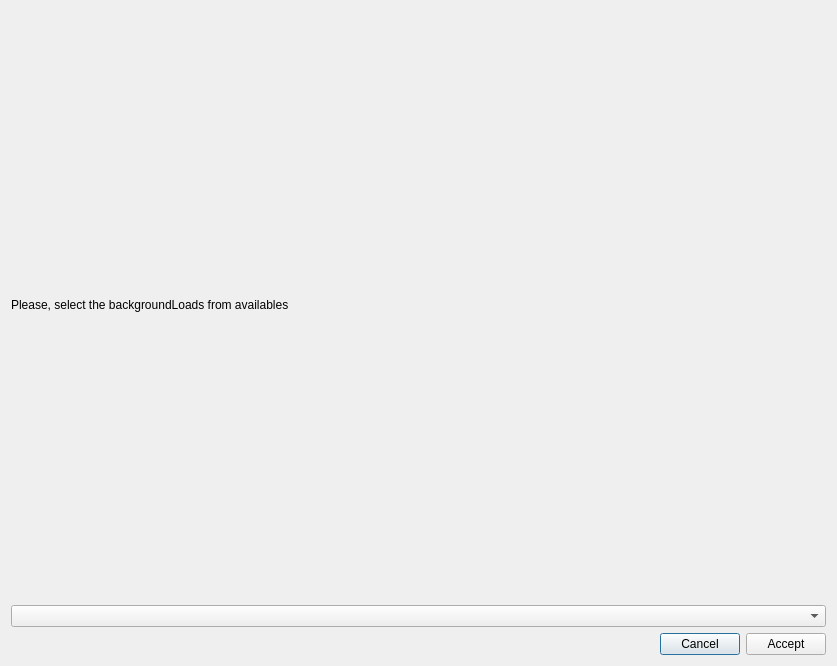
<?xml version="1.0" encoding="UTF-8"?>
<ui version="4.0">
 <class>HeaterCooler</class>
 <widget class="QDialog" name="HeaterCooler">
  <property name="geometry">
   <rect>
    <x>0</x>
    <y>0</y>
    <width>837</width>
    <height>666</height>
   </rect>
  </property>
  <property name="windowTitle">
   <string>Background Loads</string>
  </property>
  <layout class="QVBoxLayout" name="verticalLayout_2">
   <item>
    <widget class="QLabel" name="label">
     <property name="minimumSize">
      <size>
       <width>0</width>
       <height>216</height>
      </size>
     </property>
     <property name="text">
      <string>Please, select the backgroundLoads from availables</string>
     </property>
    </widget>
   </item>
   <item>
    <widget class="QComboBox" name="comboBox"/>
   </item>
   <item>
    <layout class="QHBoxLayout" name="horizontalLayout">
     <item>
      <spacer name="horizontalSpacer">
       <property name="orientation">
        <enum>Qt::Horizontal</enum>
       </property>
       <property name="sizeHint" stdset="0">
        <size>
         <width>40</width>
         <height>20</height>
        </size>
       </property>
      </spacer>
     </item>
     <item>
      <widget class="QPushButton" name="pushButton_2">
       <property name="text">
        <string>Cancel</string>
       </property>
      </widget>
     </item>
     <item>
      <widget class="QPushButton" name="pushButton">
       <property name="text">
        <string>Accept</string>
       </property>
      </widget>
     </item>
    </layout>
   </item>
  </layout>
 </widget>
 <resources/>
 <connections>
  <connection>
   <sender>pushButton</sender>
   <signal>clicked()</signal>
   <receiver>HeaterCooler</receiver>
   <slot>accept()</slot>
   <hints>
    <hint type="sourcelabel">
     <x>786</x>
     <y>511</y>
    </hint>
    <hint type="destinationlabel">
     <x>816</x>
     <y>555</y>
    </hint>
   </hints>
  </connection>
  <connection>
   <sender>pushButton_2</sender>
   <signal>clicked()</signal>
   <receiver>HeaterCooler</receiver>
   <slot>reject()</slot>
   <hints>
    <hint type="sourcelabel">
     <x>694</x>
     <y>507</y>
    </hint>
    <hint type="destinationlabel">
     <x>635</x>
     <y>553</y>
    </hint>
   </hints>
  </connection>
 </connections>
</ui>
